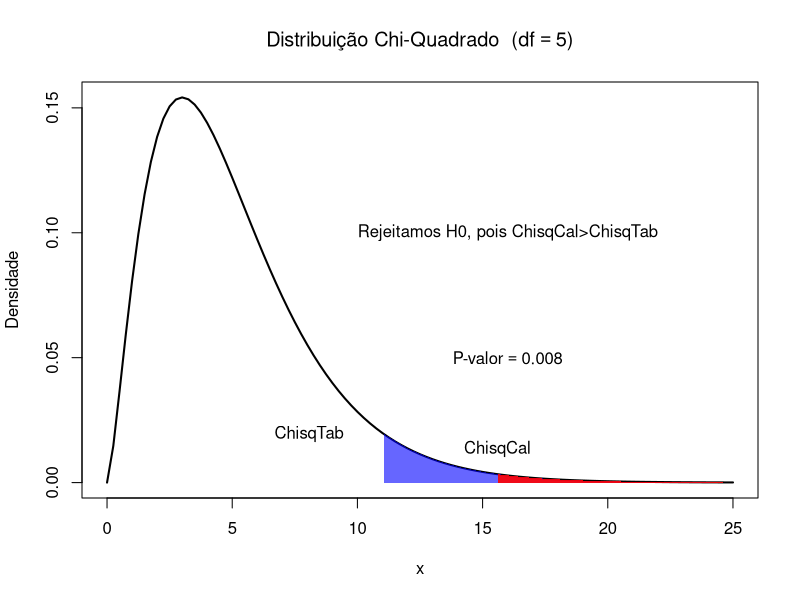
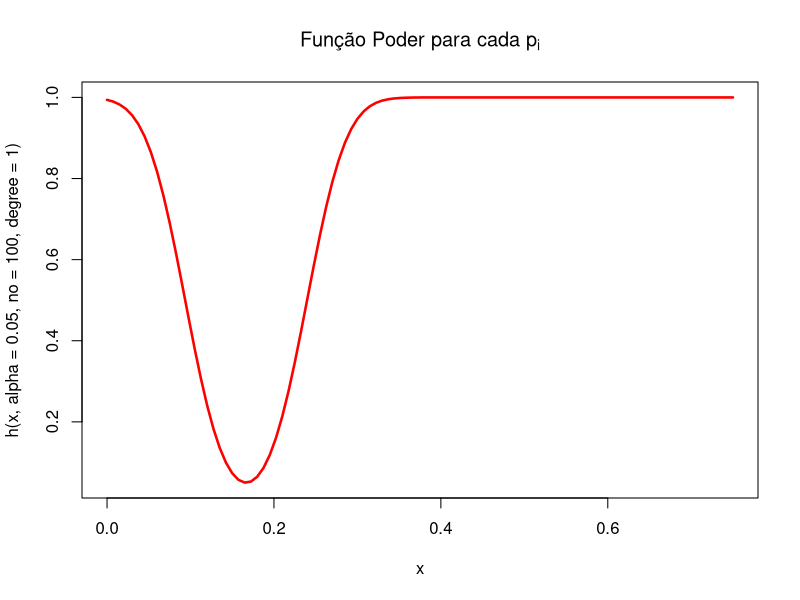

Reproduce these figures in R, in order.
rm(list = ls())
cat("\014")
library("pwr")
#Cria a curva da densidade de chi quadrado
dados <- c(13,19,11,8,5,4)
n <- length(dados)
df <- n-1
init <- 0
end <- 25
alpha <- 0.05
ChisqCal <- chisq.test(dados,p=rep(1/6,6))$statistic
ChisqTab <- qchisq(alpha,df,lower.tail = FALSE)
pvalor <- pchisq(ChisqCal, df = df, lower.tail = FALSE)
curve(dchisq(x, df = 5), from = init, to = end,
      main = bquote("Distribuição Chi-Quadrado  (df" == .(df)*")"),
      ylab = 'Densidade',
      xlab = "x",
      lwd = 2,
      col = "black")


#cria um vetor de valor a partir de ChisqTab
x_ChisqTab <- seq(ChisqTab, end)
#Cria um vetor de densidades a partir de x_ChisqTab
p1 <- dchisq(x_ChisqTab, df = df)
#cria um vetor de valor a partir de ChisqCal
x_ChisqCal <- seq(ChisqCal, end)
#Cria um vetor de densidades a partir de x_ChisqCal
p2 <- dchisq(x_ChisqCal, df = df)

#fill in portion of the density plot from 0 to 40
#Desenha a porcao do grafico referente ao valor tabela
polygon(c(x_ChisqTab, rev(x_ChisqTab)), c(p1, rep(0, length(p1))),
        col = adjustcolor('blue', alpha=0.6), border = NA)
#Desenha a porcao do grafico referente ao p-valor
polygon(c(x_ChisqCal, rev(x_ChisqCal)), c(p2, rep(0, length(p2))),
        col = adjustcolor('red', alpha=0.9), border = NA)
text(x=ChisqCal, y=dchisq(ChisqCal, df = df)+0.01, "ChisqCal")
text(x=ChisqTab-3, y=dchisq(ChisqTab, df = df), "ChisqTab")
Resultado <- ifelse(ChisqCal>ChisqTab, 
                    "Rejeitamos H0, pois ChisqCal>ChisqTab", 
                    "Não Rejeitamos H0, pois ChisqCal<ChisqTab")
text(x=end-9, y=0.1, Resultado)
pvalue <- round(pvalor, digits = 3) 
text(x=end-9, y=0.05, bquote("P-valor"==.(pvalue)))

#############
#Poder do Teste

#chi squared test
h <- function(mu, alpha, no, degree) {#calculate the power of a particular value for the chi squared test
  p01 <- 1/6 # these constructs the effect size (which is a bit different for the chi squared)
  p02 <- 5/6
  
  p11 <- mu
  p12 <- 1-p11
  
  effect.size <- sqrt(((p01-p11)^2/p01)+((p02-p12)^2/p02)) # effect size
  
  pwr.chisq.test(N=no, df=degree, sig.level = alpha, w=effect.size)$power
}
curve(h(x, alpha = 0.05, no = 100, degree=1), 
      from = .00, 
      to = .75, 
      col="red",
      lwd=c(2.5,2.5),
      main=expression("Função Poder para cada p"[i]))
